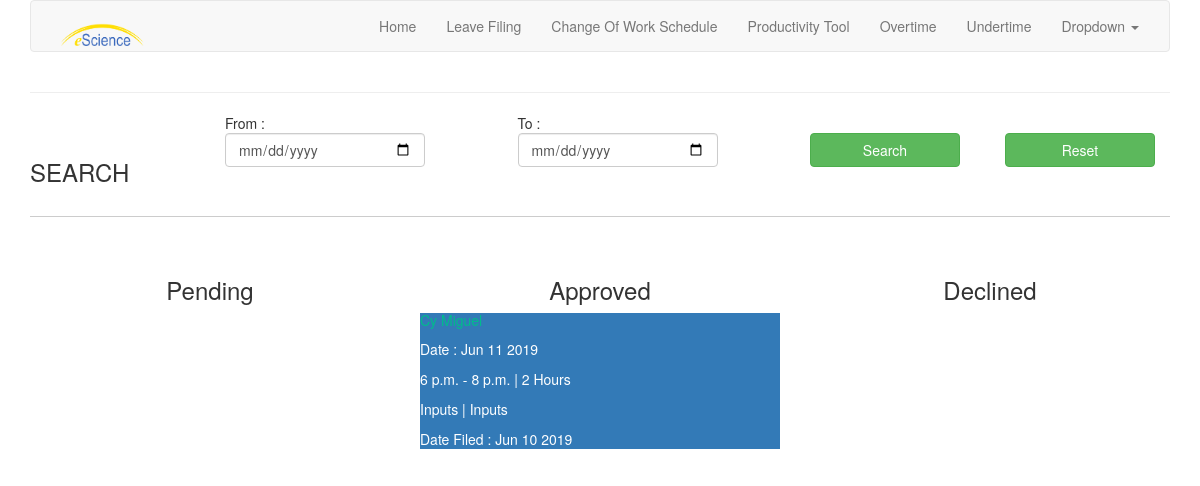
Page /eforms/overtime_request (signed in) on the committed database.
### app_forms/models.py (models this page shows, shortened)
class Overtime(models.Model):
    dateFiled = models.DateField()
    name = models.CharField(max_length=100)
    author = models.ForeignKey(User, on_delete=models.CASCADE, default=None)
    department = models.TextField(null=True, blank=True, default=None)
    date_ot = models.DateField()
    timeFrom = models.TimeField()
    timeTo = models.TimeField()
    num_of_hrs = models.TextField()
    reason = models.TextField()
    project_name = models.TextField()
    status = models.TextField(null=True, blank=True, default=None)
    remarks = models.TextField(null=True, blank=True, default=None)
    dateApproved = models.DateField(null=True, blank=True, default=None)
    approvedBy = models.TextField(null=True, blank=True, default=None)
    created = models.DateTimeField(auto_now_add=True)

### app_forms/views.py (the view)
# urls.py: path('eforms/overtime_request', views.overtime_request, name='overtime_request'),
@login_required
def overtime_request(request):
    user = UserProfile.objects.get(username=request.user)
    ots = Overtime.objects.filter(author=request.user)
    if request.method == 'POST':
        form = FilterForm(request.POST)
        if form.is_valid():
            dateFrom = form.cleaned_data['dateFrom']
            dateTo = form.cleaned_data['dateTo']
            if dateFrom:
                ots = Overtime.objects.filter(
                    author=request.user,
                    date_ot__range=(dateFrom, dateTo)
                ).order_by('date_ot')
            if dateTo:
                ots = Overtime.objects.filter(
                    author=request.user,
                    date_ot__range=(dateFrom, dateTo)
                ).order_by('date_ot')
        else:
            form = FilterForm()
            ots = Overtime.objects.filter(author=request.user)
    else:
        form = FilterForm()
        ots = Overtime.objects.filter(author=request.user)
    return render(request,
                  'app_forms/Overtime/overtime_request.html',
                  {'ots': ots,
                   'form': form})

### app_forms/forms.py
class FilterForm(forms.Form):
    status = forms.CharField(required=False)
    dateFrom = forms.DateField(label="Date From (YYYY-MM-DD)", required=False)
    dateTo = forms.DateField(label="Date To (YYYY-MM-DD)", required=False)

### app_forms/templates/app_forms/Overtime/overtime_request.html (shortened to what this page needs)
{% extends 'app_forms/base2.html' %}
{% block content %}
    <hr/>
<form method="POST">
    <div class="row">
        <div class="col-md-2">
            <h3><br/>SEARCH</h3>
        </div>
        {% for field in form %}
        {% if field.name == 'dateFrom' %}
        <div class="col-md-3">
            From : <input style="width: 200px;" name="{{ field.name }}" id="dateFrom" type="date" class="form-control" />
        </div>
        {% elif field.name == 'dateTo' %}
        <div class="col-md-3">
            To : <input style="width: 200px;" name="{{ field.name }}" id="dateTo" type="date" class="form-control" />
        </div>
        {% endif %}
        {% endfor %}
        <div class="col-md-2">
            <br/><button style="width: 150px;" class="btn btn-success">Search</button>
        </div>
        <div class="col-md-2">
            <br/><button onclick="window.location='{% url 'overtime_request' %}'" style="width: 150px;" class="btn btn-success">Reset</button>
        </div>
    </div>
    <hr style="border-top: 1px solid #ccc; background: transparent;">
    <br/>
    <div class="row">
        <div class="col-lg-4">
            <h3 align="center">Pending</h3>
        </div>
        <div class="col-lg-4">
            <h3 align="center">Approved</h3>
            {% for ot in ots %}
                {% if ot.status == 'True' %}
                    {% include 'app_forms/Overtime/_overtime_request.html' %}
                {% endif %}
            {% endfor %}
        </div>
        <div class="col-lg-4">
                <h3 align="center">Declined</h3>
        </div>
    </div>
</form>
{% endblock %}

### app_forms/templates/app_forms/Overtime/_overtime_request.html (shortened to what this page needs)
<div class="card text-white bg-primary mb-3">
        <div class="card-header"><a style="color: #00bc8c;" href="#"><h5 onclick="window.location='{% url 'overtime_request_details' pk=ot.pk %}'">{{ ot.name }}</h5></a></div>
        <div class="card-body">
                <p class="card-text">Date : {{ ot.date_ot| date:"M d Y" }}</p>
                <p class="card-text">{{ ot.timeFrom }} - {{ ot.timeTo }} | {{ ot.num_of_hrs }} Hours</p>
                <p class="card-text">{{ ot.project_name }} | {{ ot.reason }}</p>
                <p class="card-text">Date Filed : {{ ot.dateFiled| date:"M d Y" }}</p>
        </div>
</div>

### rows in the picture
Overtime: name "Cy Miguel", date_ot "Jun 11 2019", timeFrom "6 p.m.", timeTo "8 p.m.", num_of_hrs "2", project_name "Inputs", reason "Inputs", dateFiled "Jun 10 2019"
